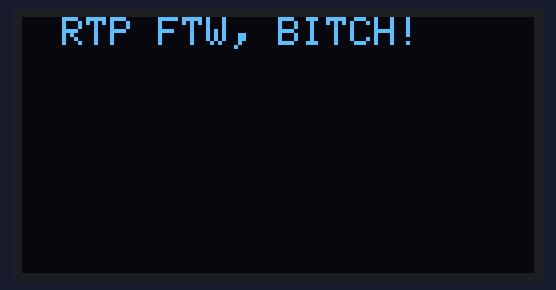
This program was run on a simulated Teensy 4. Parts: 128×64 one-colour display. What the program prints to the serial monitor is not drawn.

Above: at 0.25 s.
At 9.9 s:
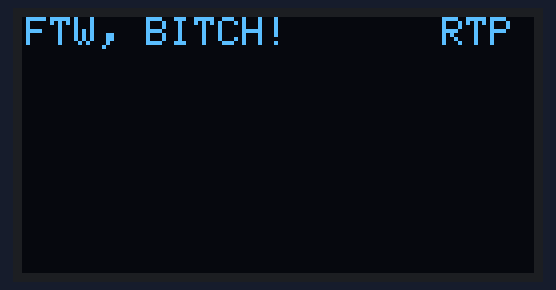
At 16.03 s:
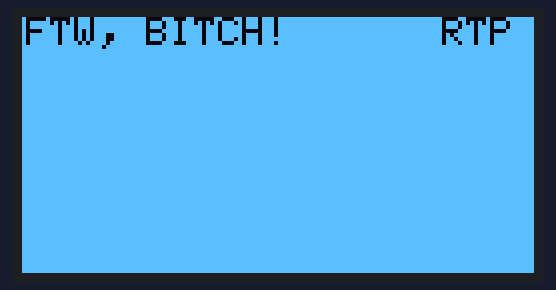
At 19.03 s:
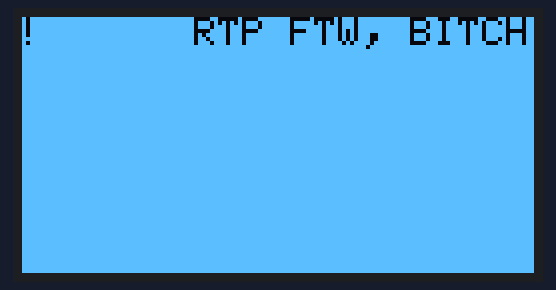
At 30.15 s:
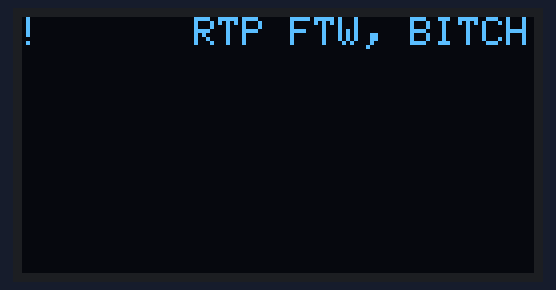
At 38.6 s:
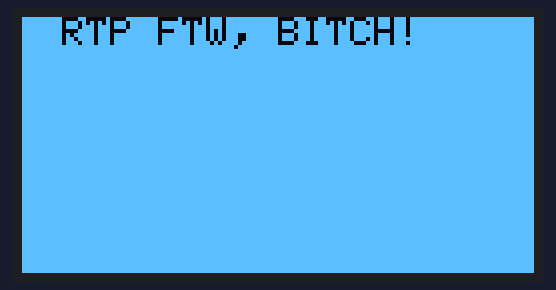

The program:

main.cpp
```cpp
#include <Arduino.h>
#include <Wire.h>
#include <Adafruit_GFX.h>
#include <Adafruit_SSD1306.h>

#define SCREEN_WIDTH 128 // OLED display width, in pixels
#define SCREEN_HEIGHT 64 // OLED display height, in pixels
#define SCREEN_ADDRESS 0x3C ///< See datasheet for Address; 0x3D for 128x64, 0x3C for 128x32
Adafruit_SSD1306 display{SCREEN_WIDTH, SCREEN_HEIGHT, &Wire, SCREEN_ADDRESS};


void testscrolltext(void) {
  display.clearDisplay();

  display.setTextSize(1); // Draw 2X-scale text
  display.setTextColor(SSD1306_WHITE);
  display.setCursor(10, 0);
  display.println(F("RTP FTW, BITCH!"));
  display.display();      // Show initial text
  delay(100);

  // Scroll in various directions, pausing in-between:
  display.startscrollright(0x00, 0x0F);
  delay(2000);
  display.stopscroll();
  delay(1000);
  display.startscrollleft(0x00, 0x0F);
  delay(2000);
  display.stopscroll();
  delay(1000);
  display.startscrolldiagright(0x00, 0x07);
  delay(2000);
  display.startscrolldiagleft(0x00, 0x07);
  delay(2000);
  display.stopscroll();
  delay(1000);
}

void setup() {
  Serial.begin(9600);
  Serial.println("Before Begin!");
  Wire.begin();
  // SSD1306_SWITCHCAPVCC = generate display voltage from 3.3V internally
  if(!display.begin(SSD1306_SWITCHCAPVCC, SCREEN_ADDRESS)) {
    Serial.println(F("SSD1306 allocation failed"));
    for(;;); // Don't proceed, loop foreve
  }
}

void loop() {
  testscrolltext();    // Draw scrolling text
  display.invertDisplay(true);
  testscrolltext();    // Draw scrolling text
  display.invertDisplay(false);
}
```

RTPOled.cpp
```cpp
#include "RTPOled.hpp"

RTPOled::RTPOled(){}

void RTPOled::initSetup(){
    if(!display.begin(SSD1306_SWITCHCAPVCC, SCREEN_ADDRESS)) {
        Serial.println(F("SSD1306 allocation failed"));
        for(;;); // Don't proceed, loop forever
    }
    display.clearDisplay();
    display.println(F("RTP FTW, BITCH!"));
    display.display();
    delay(2000);
    Serial.println("End of initSetup!");
}

void RTPOled::printStats(ThreeReadings readings){
    display.clearDisplay();
    display.println(F(readings.sensorReading1));
    display.setCursor(0, 10);
    display.println(F(readings.sensorReading2));
    display.setCursor(0, 20);
    display.println(F(readings.sensorReading3));
    display.display();
}
```

RTPOled.hpp
```cpp
 #pragma once

#include <Wire.h>
#include <Adafruit_GFX.h>
#include <Adafruit_SSD1306.h>

#define SCREEN_WIDTH 128 // OLED display width, in pixels
#define SCREEN_HEIGHT 64 // OLED display height, in pixels
#define SCREEN_ADDRESS 0x3C ///< See datasheet for Address; 0x3D for 128x64, 0x3C for 128x32

struct ThreeReadings {
  int sensorReading1;
  int sensorReading2;
  int sensorReading3;
};

class RTPOled {
    Adafruit_SSD1306 display = Adafruit_SSD1306(SCREEN_WIDTH, SCREEN_HEIGHT, &Wire, SCREEN_ADDRESS);
public:
    RTPOled();
    void initSetup();
    void printStats(ThreeReadings readings);
};
```

Measured:
- what the display in image 1 shows lasts 0.5 s, from 9.7 s to 10.2 s
- what the display in image 5 shows lasts 1.3 s, from 38.5 s to 39.8 s
